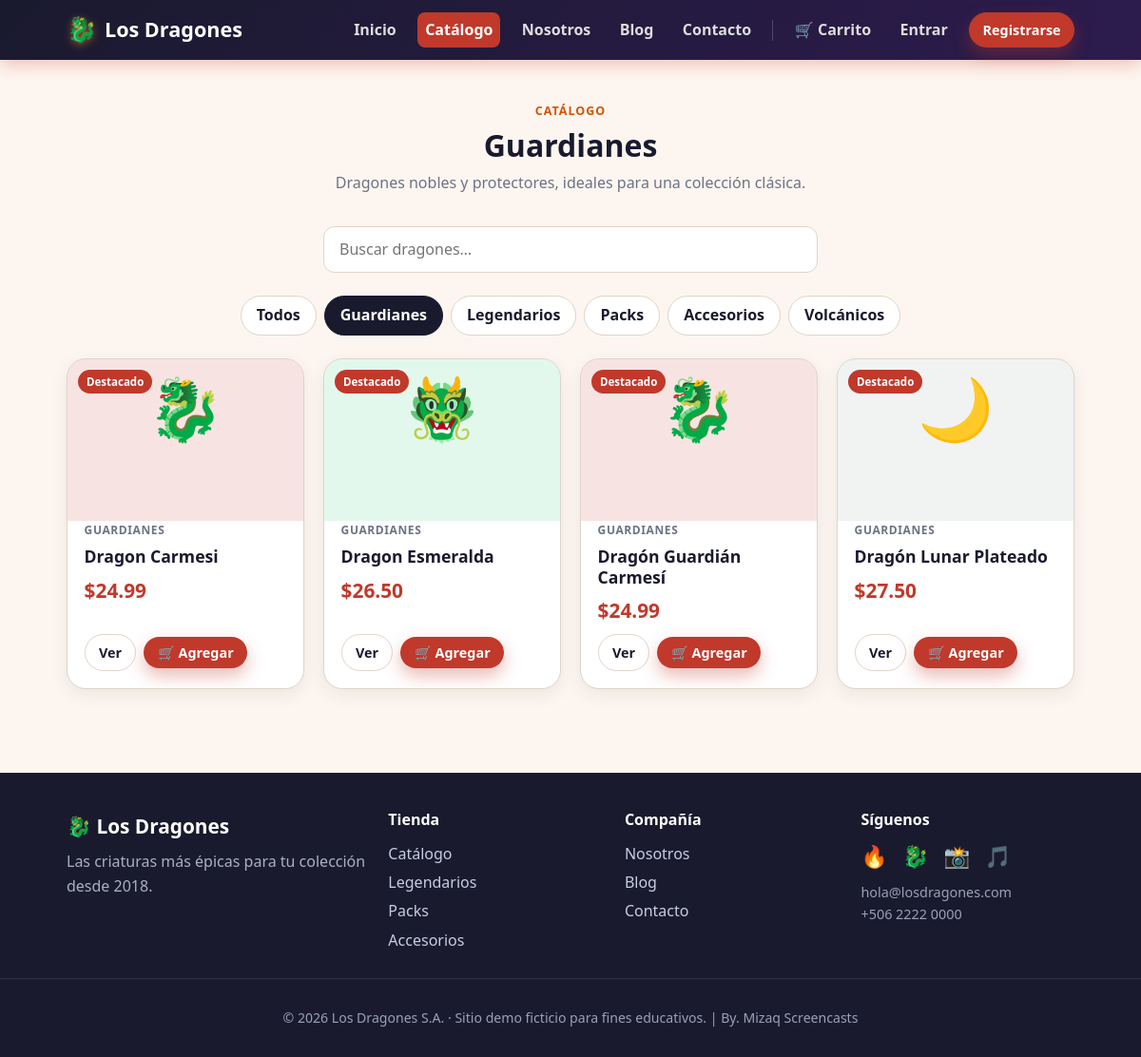
Screenshot of /productos.php?categoria=clasicos with the database file from the repository.
### tables this page shows
CREATE TABLE IF NOT EXISTS categorias (
    id BIGINT UNSIGNED AUTO_INCREMENT PRIMARY KEY,
    nombre VARCHAR(80) NOT NULL,
    slug VARCHAR(80) NOT NULL,
    descripcion VARCHAR(255) NULL,
    UNIQUE KEY uk_categorias_slug (slug)
);

CREATE TABLE IF NOT EXISTS productos (
    id BIGINT UNSIGNED AUTO_INCREMENT PRIMARY KEY,
    categoria_id BIGINT UNSIGNED NULL,
    nombre VARCHAR(120) NOT NULL,
    slug VARCHAR(120) NOT NULL,
    descripcion TEXT NULL,
    precio DECIMAL(10, 2) NOT NULL DEFAULT 0.00,
    emoji VARCHAR(16) NOT NULL DEFAULT '🐉',
    imagen VARCHAR(255) NULL,
    color_hex VARCHAR(7) NOT NULL DEFAULT '#C0392B',
    stock INT NOT NULL DEFAULT 0,
    destacado TINYINT(1) NOT NULL DEFAULT 0,
    estado ENUM('activo', 'inactivo') NOT NULL DEFAULT 'activo',
    fecha_creacion TIMESTAMP NOT NULL DEFAULT CURRENT_TIMESTAMP,
    UNIQUE KEY uk_productos_slug (slug),
    KEY idx_productos_categoria (categoria_id),
    CONSTRAINT fk_productos_categoria FOREIGN KEY (categoria_id)
        REFERENCES categorias (id) ON DELETE SET NULL
);

### includes/helpers.php (called while the page is built, shortened)
<?php
function e(?string $value): string
{
    return htmlspecialchars((string) $value, ENT_QUOTES, 'UTF-8');
}

### includes/auth.php (called while the page is built, shortened)
<?php
require_once __DIR__ . '/../config.php';
require_once __DIR__ . '/helpers.php';
function is_authenticated(): bool
{
    return !empty($_SESSION['user_id']);
}
function current_user(): ?array
{
    if (!is_authenticated()) {
        return null;
    }
    $user = find_user_by_id((int) $_SESSION['user_id']);
    return $user;
}

### config.php (called while the page is built, shortened)
<?php
function db(): PDO
{
    static $pdo = null;
    if ($pdo instanceof PDO) {
        return $pdo;
    }
    $dsn = sprintf(
        'mysql:host=%s;port=%s;dbname=%s;charset=utf8mb4',
        DB_HOST,
        DB_PORT,
        DB_NAME
    );
    $options = [
        PDO::ATTR_ERRMODE => PDO::ERRMODE_EXCEPTION,
        PDO::ATTR_DEFAULT_FETCH_MODE => PDO::FETCH_ASSOC,
        PDO::ATTR_EMULATE_PREPARES => false,
    ];
    $pdo = new PDO($dsn, DB_USER, DB_PASS, $options);
    return $pdo;
}

### includes/catalog.php (called while the page is built, shortened)
<?php
require_once __DIR__ . '/../config.php';
function get_categorias(): array
{
    return db()->query('SELECT id, nombre, slug, descripcion FROM categorias ORDER BY id')
        ->fetchAll();
}
function get_categoria_por_slug(string $slug): ?array
{
    $stmt = db()->prepare('SELECT id, nombre, slug, descripcion FROM categorias WHERE slug = :slug LIMIT 1');
    $stmt->execute(['slug' => $slug]);
    return $stmt->fetch() ?: null;
}
function get_productos(?string $categoriaSlug = null, ?string $busqueda = null): array
{
    $sql = "SELECT p.id, p.nombre, p.slug, p.descripcion, p.precio, p.emoji, p.imagen, p.color_hex,
                   p.stock, p.destacado, c.nombre AS categoria, c.slug AS categoria_slug
            FROM productos p
            LEFT JOIN categorias c ON c.id = p.categoria_id
            WHERE p.estado = 'activo'";
    $params = [];
    if ($categoriaSlug !== null && $categoriaSlug !== '') {
        $sql .= ' AND c.slug = :categoria';
        $params['categoria'] = $categoriaSlug;
    }
    $sql .= ' ORDER BY p.destacado DESC, p.nombre ASC';
    $stmt = db()->prepare($sql);
    $stmt->execute($params);
    return $stmt->fetchAll();
}

### productos.php (the view, shortened to what this page needs)
<?php
require_once __DIR__ . '/config.php';
require_once __DIR__ . '/includes/layout.php';
require_once __DIR__ . '/includes/catalog.php';
$categoriaSlug = trim((string) ($_GET['categoria'] ?? ''));
$busqueda = trim((string) ($_GET['q'] ?? ''));
$categorias = get_categorias();
$categoriaActual = $categoriaSlug !== '' ? get_categoria_por_slug($categoriaSlug) : null;
$productos = get_productos($categoriaActual ? $categoriaSlug : null, $busqueda !== '' ? $busqueda : null);
render_header('Catálogo', 'productos');
?>
<section class="section">
    <div class="container">
        <div class="section__head">
            <span class="eyebrow">Catálogo</span>
            <h2><?= $categoriaActual ? e($categoriaActual['nombre']) : 'Todos los dragones' ?></h2>
            <p><?= $categoriaActual ? e($categoriaActual['descripcion']) : 'Encuentra el dragón perfecto para ti o para regalar.' ?></p>
        </div>
        <form method="get" class="form" style="max-width:520px;margin:0 auto 1.5rem;">
            <div class="form__group">
                <input type="search" name="q" value="<?= e($busqueda) ?>" placeholder="Buscar dragones…" aria-label="Buscar">
            </div>
        </form>
        <div class="chips">
            <a class="chip<?= $categoriaSlug === '' ? ' is-active' : '' ?>" href="productos.php">Todos</a>
            <?php foreach ($categorias as $c): ?>
                <a class="chip<?= $categoriaSlug === $c['slug'] ? ' is-active' : '' ?>" href="productos.php?categoria=<?= e($c['slug']) ?>"><?= e($c['nombre']) ?></a>
            <?php endforeach; ?>
        </div>
        <?php if ($productos === []): ?>
            <p class="text-center muted">No encontramos dragones que coincidan con tu búsqueda. 🐉</p>
        <?php else: ?>
            <div class="grid grid--products">
                <?php foreach ($productos as $p): ?>
                    <article class="product">
                        <div class="product__media" style="background: <?= e($p['color_hex']) ?>22;">
                            <?php if ((int) $p['destacado'] === 1): ?><span class="product__tag">Destacado</span><?php endif; ?>
                            <?= producto_img($p, 'media-img') ?>
                        </div>
                        <div class="product__body">
                            <span class="product__cat"><?= e($p['categoria'] ?? 'General') ?></span>
                            <h3 class="product__name"><a href="producto.php?slug=<?= e($p['slug']) ?>"><?= e($p['nombre']) ?></a></h3>
                            <div class="product__price"><?= e(money($p['precio'])) ?></div>
                            <div class="product__foot">
                                <a class="button button--ghost button--sm" href="producto.php?slug=<?= e($p['slug']) ?>">Ver</a>
                                <form method="post" action="carrito.php" style="margin:0;">
                                    <button type="submit" class="button button--primary button--sm">🛒 Agregar</button>
                                </form>
                            </div>
                        </div>
                    </article>
                <?php endforeach; ?>
            </div>
        <?php endif; ?>
    </div>
</section>
<?php
render_footer();

### includes/layout.php (shortened to what this page needs)
<?php
require_once __DIR__ . '/helpers.php';
require_once __DIR__ . '/auth.php';
function nav_links(): array
{
    return [
        'inicio'    => ['Inicio', 'index.php'],
        'productos' => ['Catálogo', 'productos.php'],
        'nosotros'  => ['Nosotros', 'nosotros.php'],
        'blog'      => ['Blog', 'blog.php'],
        'contacto'  => ['Contacto', 'contacto.php'],
    ];
}
function render_header(string $title, string $active = ''): void
{
    $user = current_user();
    $cartCount = cart_count();
    ?>
<!DOCTYPE html>
<html lang="es">
<head>
    <link rel="stylesheet" href="assets/css/styles.css">
</head>
<body>
    <header class="navbar">
        <div class="navbar__inner">
            <a class="navbar__brand" href="index.php">
                <span class="navbar__logo">🐉</span>
                <span class="navbar__name">Los Dragones</span>
            </a>
            <nav class="navbar__nav">
                <?php foreach (nav_links() as $key => [$label, $href]): ?>
                    <a
                        class="navbar__link<?= $active === $key ? ' is-active' : '' ?>"
                        href="<?= e($href) ?>"
                    ><?= e($label) ?></a>
                <?php endforeach; ?>
                <?php if ($user): ?>
                    <a class="navbar__link<?= $active === 'carrito' ? ' is-active' : '' ?>" href="carrito.php">
                        🛒 Carrito<?php if ($cartCount > 0): ?> <span class="navbar__badge"><?= (int) $cartCount ?></span><?php endif; ?>
                    </a>
                    <a class="navbar__link<?= $active === 'cuenta' ? ' is-active' : '' ?>" href="dashboard.php">Mi cuenta</a>
                    <form method="post" action="logout.php" class="navbar__logout">
                        <?= csrf_input() ?>
                        <button type="submit" class="button button--ghost button--sm">Salir</button>
                    </form>
                <?php else: ?>
                    <a class="navbar__link<?= $active === 'carrito' ? ' is-active' : '' ?>" href="carrito.php">
                        🛒 Carrito<?php if ($cartCount > 0): ?> <span class="navbar__badge"><?= (int) $cartCount ?></span><?php endif; ?>
                    </a>
                    <a class="navbar__link" href="login.php">Entrar</a>
                    <a class="button button--primary button--sm" href="registro.php">Registrarse</a>
                <?php endif; ?>
            </nav>
        </div>
    </header>
    <main class="site-main">
<?php
}
function render_footer(): void
{
    $year = '2026';
    ?>
    </main>
    <footer class="footer">
        <div class="footer__inner">
            <div class="footer__col">
                <div class="footer__brand"><span>🐉</span> Los Dragones</div>
                <p class="footer__tagline">Las criaturas más épicas para tu colección desde 2018.</p>
            </div>
            <div class="footer__col">
                <h4>Tienda</h4>
                <a href="productos.php">Catálogo</a>
                <a href="productos.php?categoria=legendarios">Legendarios</a>
                <a href="productos.php?categoria=packs">Packs</a>
                <a href="productos.php?categoria=accesorios">Accesorios</a>
            </div>
            <div class="footer__col">
                <h4>Compañía</h4>
                <a href="nosotros.php">Nosotros</a>
                <a href="blog.php">Blog</a>
                <a href="contacto.php">Contacto</a>
            </div>
            <div class="footer__col">
                <h4>Síguenos</h4>
                <p class="footer__social">🔥 🐉 📸 🎵</p>
                <p class="footer__muted">hola@losdragones.com<br>+506 2222 0000</p>
            </div>
        </div>
        <div class="footer__bottom">
            <p>© <?= e($year) ?> Los Dragones S.A. · Sitio demo ficticio para fines educativos. | By. Mizaq Screencasts</p>
        </div>
    </footer>
</body>
</html>
<?php
}
function money(float|string|int $amount): string
{
    return '$' . number_format((float) $amount, 2, '.', ',');
}
function producto_img(array $datos, string $class = 'media-img'): string
{
    $src = trim((string) ($datos['imagen'] ?? ''));
    return '<span class="' . e($class) . ' media-img--emoji">' . e((string) ($datos['emoji'] ?? '🐉')) . '</span>';
}

### rows the page displays
categorias: nombre "Guardianes", descripcion "Dragones nobles y protectores, ideales para una colección clásica."
categorias: nombre "Legendarios"
categorias: nombre "Packs"
categorias: nombre "Accesorios"
categorias: nombre "Volcánicos"
productos: destacado "Destacado", emoji "🐉", categoria.nombre "GUARDIANES", nombre "Dragon Carmesi", precio "$24.99"
productos: destacado "Destacado", emoji "🐲", categoria.nombre "GUARDIANES", nombre "Dragon Esmeralda", precio "$26.50"
productos: destacado "Destacado", emoji "🐉", categoria.nombre "GUARDIANES", nombre "Dragón Guardián Carmesí", precio "$24.99"
productos: destacado "Destacado", emoji "🌙", categoria.nombre "GUARDIANES", nombre "Dragón Lunar Plateado", precio "$27.50"

### other values shown
$label "Inicio"
$label "Catálogo"
$label "Nosotros"
$label "Blog"
$label "Contacto"
$year "2026"
